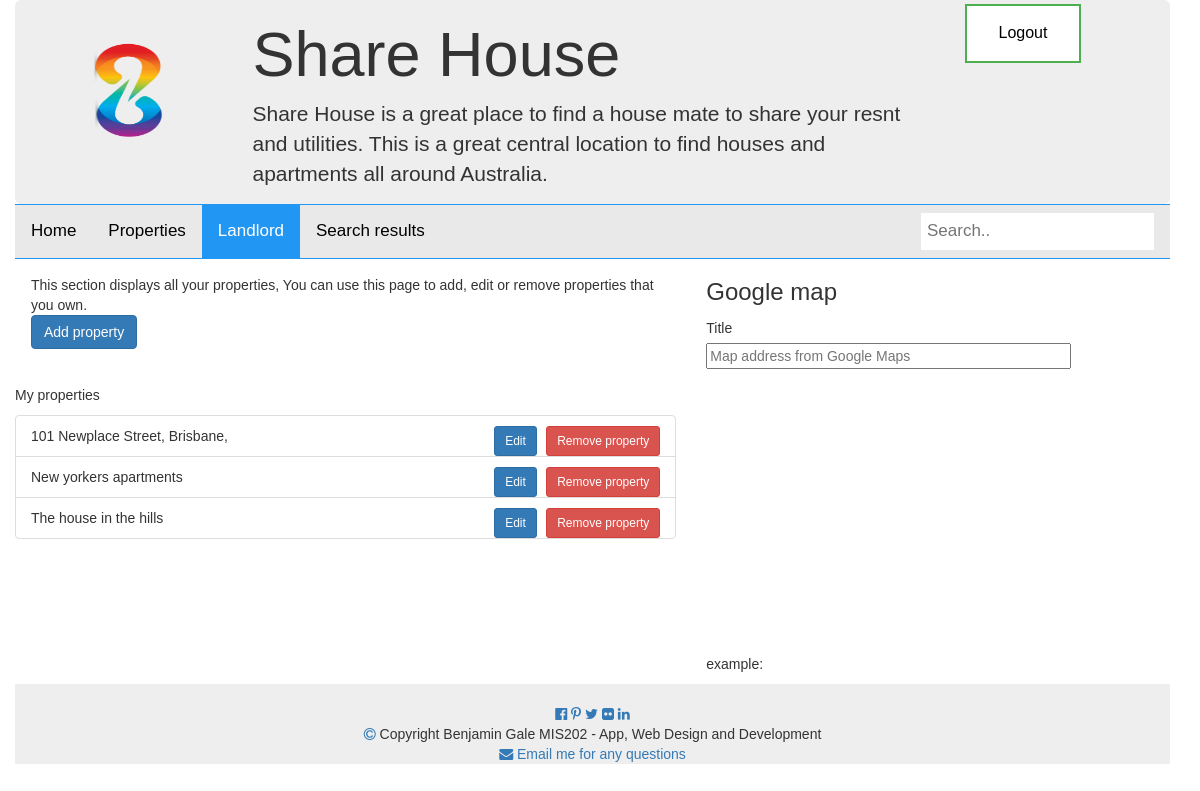
Page /landlord/ (signed in) on the earlier database version.
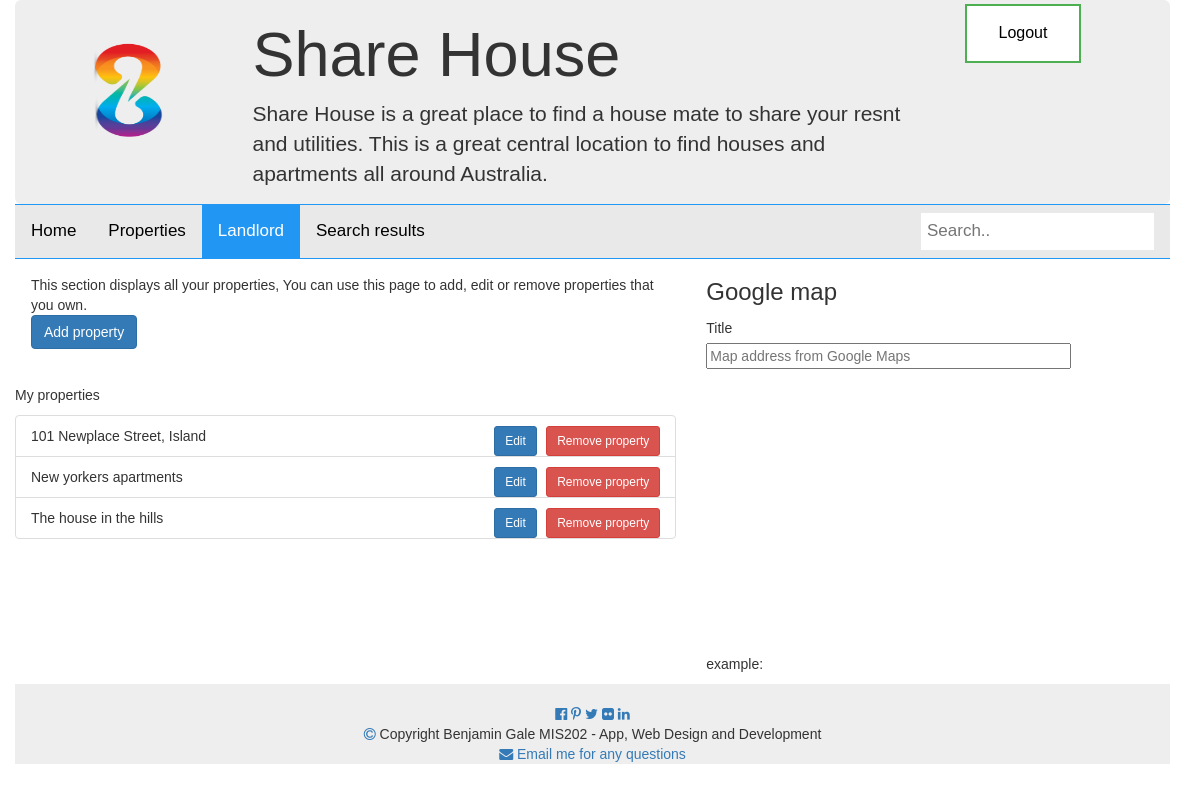
Same page on the later database version.
### sharehouse_app/models.py (models this page shows, shortened)
class Property(models.Model):
    user = models.ForeignKey(User, on_delete = models.CASCADE, null = True)
    title = models.CharField(max_length = 30)
    detail = models.TextField()
    bond = models.IntegerField()
    email = models.EmailField()
    date = models.DateField(max_length = 30, auto_now_add =True,  null = True)
    image = models.ImageField(null = True)
    class Meta:
        verbose_name = "Property"
        verbose_name_plural = "Properties"

### sharehouse_app/views.py (the view)
# urls.py: path('landlord/', landlord, name="landlord"),
def landlord(request):
    queryset = Property.objects.filter(user = request.user) #get all properties
    return render(request, 'landlord.html', {"properties":queryset})

### sharehouse_app/templates/landlord.html (shortened to what this page needs)
{% load static %}
<!DOCTYPE html>
<html lang="en">
<head>
	<link href="https://maxcdn.bootstrapcdn.com/bootstrap/3.4.1/css/bootstrap.min.css" rel="stylesheet">
	<link href="{% static 'css/Landlord.css' %}" rel="stylesheet">
	<link href="{% static 'css/Styling.css' %}" rel="stylesheet">
	<link href="{% static 'css/property.css' %}" rel="stylesheet">
	<link href="https://cdnjs.cloudflare.com/ajax/libs/font-awesome/4.6.3/css/font-awesome.min.css" rel="stylesheet">
</head>
<body>
	<div class="container">
		{% include 'header.html' %}
		<div class="navigationDIV">
			<div class="topnav">
				<a href="{% url 'index' %}">Home</a>
				<a href="{% url 'properties' %}">Properties</a>
				<a class="active" href="{% url 'landlord' %}">Landlord</a>
				<a href="{% url 'search' %}">Search results</a>
			  <input type="text" placeholder="Search..">
			</div>
		</div>
		<div class="row">
			<div class="col-sm-7">
					<div class="alert alert-primary">
						This section displays all your properties, You can use this page to add, edit or remove properties that you own.<br>
						<a href="{% url 'create_property' %}" class="btn btn-primary">Add property</a>
					</div>
					<p>My properties</p>
					<ul class="list-group">
						{% for property in properties %}
						<li class="list-group-item">
							{{property.title}}
							<a href="{% url 'remove_property' property.id %}" style="float: right;" class="btn btn-danger  btn-sm" style="margin:2px">Remove property</a>
							<span style="float: right;color: white;"> --</span>
							<a href="{% url 'edit_property' property.id %}" style="float: right;" class="btn btn-primary  btn-sm" style="margin:2px">Edit</a>
						</li>
						{% endfor %}
					</ul>
			</div>
			<div class="col-sm-4">
				<h3>Google map</h3>
				<form>
					<label class="labelPropertyLandlord" for="googleLink">Title</label><br>
					<input class="labelPropertyLandlordInput" id="googleLink" name="googleLink" placeholder="Map address from Google Maps" type="text"><br>
					<p>example: <iframe allowfullscreen height="300" src="https://www.google.com/maps/embed?pb=!1m18!1m12!1m3!1d2988.7583336717003!2d-72.82565938426069!3d41.487838697724186!2m3!1f0!2f0!3f0!3m2!1i1024!2i768!4f13.1!3m3!1m2!1s0x89e7c94be376add5%3A0x14f79379046b1bea!2s101%20New%20Pl%20St%2C%20Wallingford%2C%20CT%2006492%2C%20USA!5e0!3m2!1sen!2sau!4v1617972231883!5m2!1sen!2sau" style="border:0;" width="250"></iframe></p>
				</form>
			</div>
		</div>
		<footer class="w3-container w3-padding-64 w3-center w3-black w3-xlarge Footer">
			<br>
			<a href="#"><i class="fa fa-facebook-official"></i></a> <a href="#"><i class="fa fa-pinterest-p"></i></a> <a href="#"><i class="fa fa-twitter"></i></a> <a href="#"><i class="fa fa-flickr"></i></a> <a href="#"><i class="fa fa-linkedin"></i></a><br>
			<a href="#"><i class="fa fa-copyright"></i></a> Copyright Benjamin Gale MIS202 - App, Web Design and Development<br>
			<a href="mailto:bengale_83@hotmail,com"><i class="fa fa-envelope"></i> Email me for any questions</a><br>
		</footer>
	</div>
</body>
</html>

### templates/header.html
{% load static %}
<div class="jumbotron">
    <div class="row">
        <div class="col-sm-2"><img class="logoImage" id="logoImage" src="{% static 'images/arrrrsuqtax.png' %}"></div>
        <div class="col-sm-8">
            <h1>Share House</h1>
            <p>Share House is a great place to find a house mate to share your resnt and utilities. This is a great central location to find houses and apartments all around Australia.</p>
        </div>
        {% if request.user.is_authenticated %}
        <div class="col-sm-2">
            <a href="{% url 'logout' %}" class="button button1" type="button">Logout</a>
        </div>
        {% else %}
        <div class="col-sm-2">
            <button class="button button1" type="button">Register Account</button>
            <button class="button button2">Log into Account</button><br>
        </div>
        {% endif %}
    </div>
</div>

### static/css/Landlord.css (style rules this page uses)
.labelPropertyLandlordInput, .labelPropertyBodytext { width:100% !important; }
.labelPropertyLandlord, .labelPropertyBody { padding-top:3px; }

### static/css/Styling.css (style rules this page uses)
.logoImage { height:80px; }
img.logoImage { max-width:110px !important; vertical-align:middle; }
.Footer { background-color:#eee; text-align:center; float:bottom; }
label { font-weight:normal; }
.jumbotron { margin-bottom:0px; padding-bottom:0px; margin-top:0px; padding-top:0px; }
#logoImage { -webkit-transform: rotate(90deg); -moz-transform: rotate(90deg); -o-transform: rotate(90deg); -ms-transform: rotate(90deg); transform: rotate(90deg); margin-top:50px; }
.button { border: none; color: white; padding: 16px 32px; text-align: center; text-decoration: none; display: inline-block; font-size: 16px; margin: 4px 2px; transition-duration: 0.4s; cursor: pointer; }
.button1 { background-color: white; color: black; border: 2px solid #4CAF50; }
* { box-sizing: border-box; }
body { margin: 0; font-family: Arial, Helvetica, sans-serif; }
.topnav { overflow: hidden; background-color: #e9e9e9; border-bottom: #2196F3 solid .5px; border-top: #2196F3 solid .5px; }
.topnav a { float: left; display: block; color: black; text-align: center; padding: 14px 16px; text-decoration: none; font-size: 17px; }
.topnav a.active { background-color: #2196F3; color: white; }
.topnav input[type=text] { float: right; padding: 6px; margin-top: 8px; margin-right: 16px; border: none; font-size: 17px; }

### static/css/Property.css (style rules this page uses)
.container { overflow:hidden !important; padding-left:0px; }

Differences in the rows shown:
changed Property: title "101 Newplace Street, Brisbane," → "101 Newplace Street, Island"
